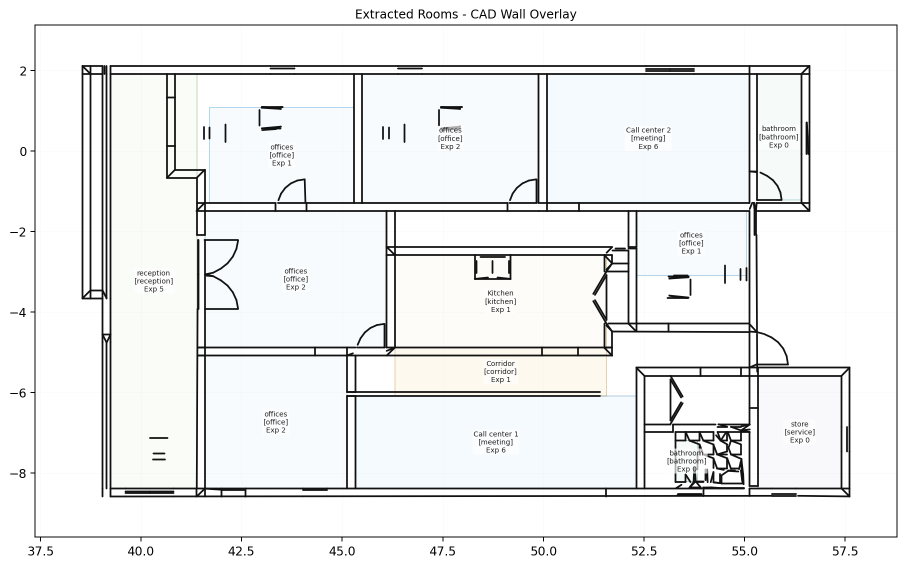
#> input picture data/rendered/cad_extract_rooms.png, 1811 x 1133 px (shown at 1/2 size); its folder holds only this picture in this run
$ python -i image_room_detector.py   (imports and definitions only)
#> lines starting #> are read from the running program, lines starting #| are printed output that depends on the picture; after the words box and inside, x2 and y2 are one past the last pixel; in counts of white or black regions, pixels touching at a corner belong together
from pathlib import Path
from PIL import Image
import cv2
import numpy as np


class ImageRoomDetector:
    def __init__(self):
        self.upload_dir = Path("data/uploads")
        self.detected_dir = Path("data/detected")
        self.detected_dir.mkdir(parents=True, exist_ok=True)

    def detect_rooms_from_image(self, image_path: str):
        image_path = Path(image_path)
        if not image_path.exists():
            raise ValueError("Image file not found")

        image = cv2.imread(str(image_path))
#> image is the input picture: shape (1133, 1811, 3); mean B, G, R 238.1, 238, 236.9
        if image is None:
            raise ValueError("Failed to read image")

        original = image.copy()
        gray = cv2.cvtColor(image, cv2.COLOR_BGR2GRAY)

        gray = cv2.GaussianBlur(gray, (5, 5), 0)

        _, thresh = cv2.threshold(gray, 200, 255, cv2.THRESH_BINARY_INV)
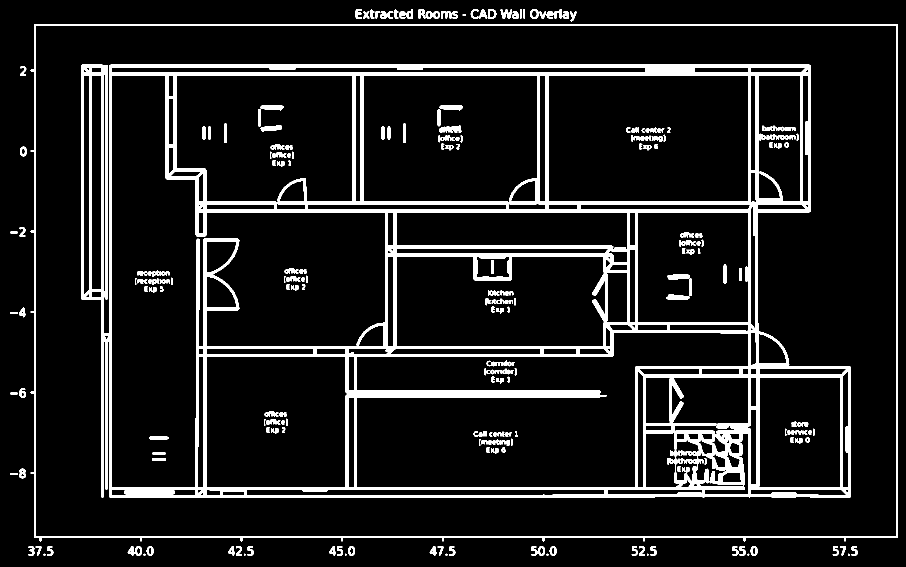
#> thresh: shape (1133, 1811) (shown at 1/2 size); 10.6% white; 216 white regions (9 under 20 px), largest, box (x1, y1, x2, y2) and area: (162, 129, 1702, 996) 170239, (61, 48, 1796, 1083) 22370, (875, 211, 926, 253) 574

        kernel = np.ones((3, 3), np.uint8)
        morph = cv2.morphologyEx(thresh, cv2.MORPH_CLOSE, kernel, iterations=2)
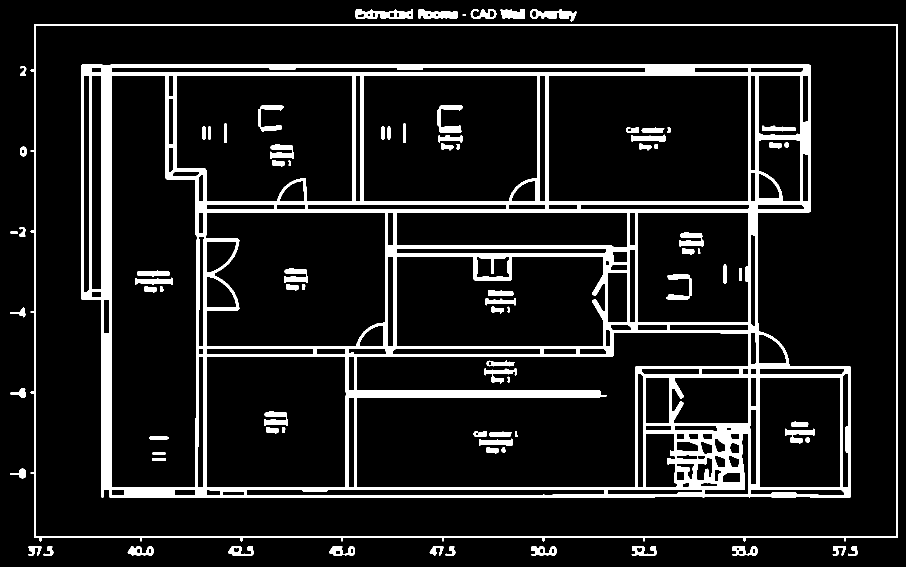
#> morph: shape (1133, 1811) (shown at 1/2 size); 11.3% white; 85 white regions

        contours, _ = cv2.findContours(morph, cv2.RETR_EXTERNAL, cv2.CHAIN_APPROX_SIMPLE)
#> contours = 26 contours, 1 with area under 20; largest, box (x1, y1, x2, y2) and area: (61, 48, 1796, 1083) 1773942, (711, 18, 826, 38) 1572, (1060, 18, 1153, 43) 1090, (837, 18, 916, 38) 1004, (1001, 18, 1050, 38) 692

        candidates = []
        annotated = original.copy()

        image_h, image_w = gray.shape
#> image_h = 1133; image_w = 1811
        min_area = max(1500, int((image_w * image_h) * 0.002))
#> min_area = 4103

        room_id = 1

        for contour in contours:
            area = cv2.contourArea(contour)
            if area < min_area:
                continue

            x, y, w, h = cv2.boundingRect(contour)

            if w < 40 or h < 40:
                continue

            aspect_ratio = w / float(h)
            if aspect_ratio < 0.25 or aspect_ratio > 6:
                continue

            extent = area / float(w * h)
            if extent < 0.45:
                continue

            room = {
                "id": room_id,
                "name": f"Detected-Room-{room_id}",
                "x": int(x),
                "y": int(y),
                "width": int(w),
                "height": int(h),
                "zone": "staff"
            }
            candidates.append(room)

            cv2.rectangle(annotated, (x, y), (x + w, y + h), (0, 255, 0), 2)
            cv2.putText(
                annotated,
                f"Room-{room_id}",
                (x + 5, y + 20),
                cv2.FONT_HERSHEY_SIMPLEX,
                0.55,
                (0, 255, 0),
                2
            )

            room_id += 1
#> this loop made 26 passes
#> area on passes 1 to 12: 156.5, 220, 610, 546, 596, 156.5, 224.5, 617.5, 553.5, 599, 156.5, 234
#> (area, x, y, w, h, aspect_ratio, extent, room_id) on pass 20: (1773942, 61, 48, 1735, 1035, 1.68, 0.988, 2)
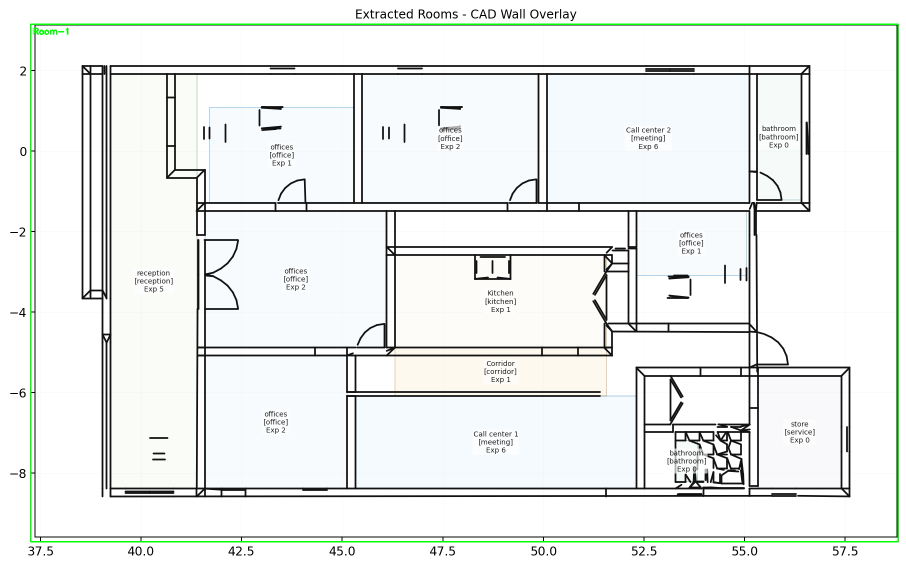
#> annotated: shape (1133, 1811, 3) (shown at 1/2 size); 0.83% of pixels changed, all inside (x1, y1, x2, y2) = (60, 47, 1798, 1085)
#> after the loop, candidates = 1 item; room_id = 2

        annotated_name = f"{image_path.stem}_detected.png"
        annotated_path = self.detected_dir / annotated_name
        cv2.imwrite(str(annotated_path), annotated)

        return {
            "source_image": str(image_path).replace("\\", "/"),
            "annotated_image": str(annotated_path).replace("\\", "/"),
            "room_count": len(candidates),
            "rooms": candidates
        }

    def get_latest_detected_image(self):
        files = sorted(
            list(self.detected_dir.glob("*.png")),
            key=lambda p: p.stat().st_mtime,
            reverse=True
        )

        if not files:
            return None

        latest = files[0]
        img = Image.open(latest)
        width, height = img.size

        return {
            "file_name": latest.name,
            "file_path": str(latest).replace("\\", "/"),
            "width": width,
            "height": height
        }

>>> result = ImageRoomDetector().detect_rooms_from_image('../../data/rendered/cad_extract_rooms.png')
#> result = 4 items

$ run again, on data/rendered/cad_heatmap.png
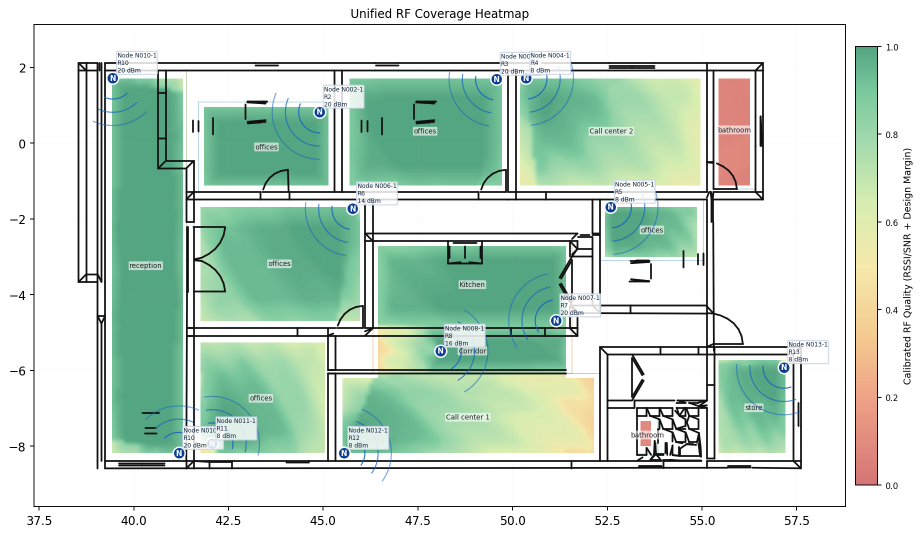
#> input picture data/rendered/cad_heatmap.png, 1843 x 1071 px (shown at 1/2 size)
#> in detect_rooms_from_image, image is the input picture: shape (1071, 1843, 3); mean B, G, R 204.9, 217.8, 198
#> in detect_rooms_from_image, `_, thresh = cv2.threshold(gray, 200, 255, cv2.THRESH_BINARY_INV)`:
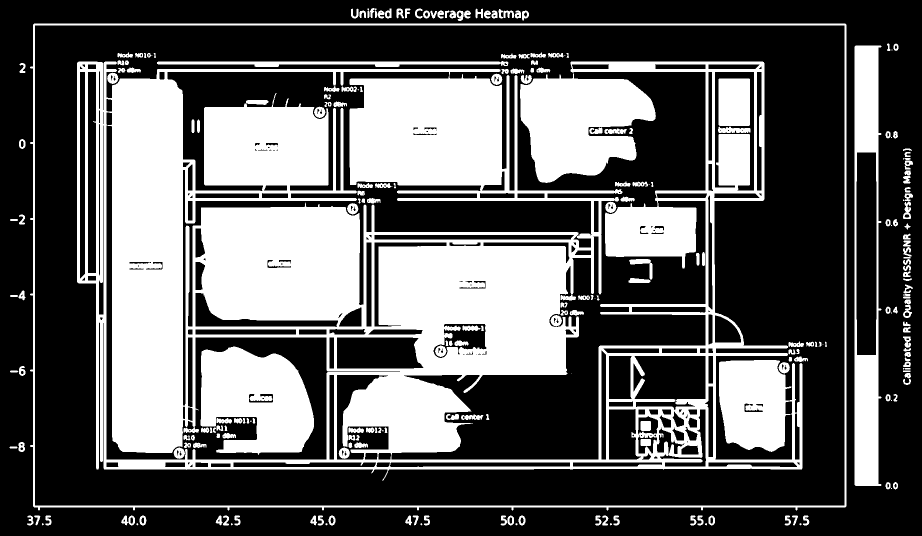
#> thresh: shape (1071, 1843) (shown at 1/2 size); 37.1% white; 240 white regions (23 under 20 px), largest, box (x1, y1, x2, y2) and area: (154, 123, 1605, 962) 607016, (401, 693, 628, 910) 35628, (1709, 91, 1763, 972) 26472
#> morph: shape (1071, 1843); 38.1% white; 54 white regions (1 under 20 px)
#> contours = 39 contours; largest, box (x1, y1, x2, y2) and area: (60, 47, 1693, 1021) 1572604, (1709, 91, 1763, 972) 41463, (951, 17, 1058, 41) 1320, (830, 17, 942, 42) 1259, (1806, 467, 1824, 562) 1202
#> the loop in detect_rooms_from_image, `for contour in contours:` made 39 passes
#> area on passes 1 to 8: 154.5, 221, 586.5, 532.5, 591, 152, 224.5, 610
#> after the loop in detect_rooms_from_image, `for contour in contours:`:
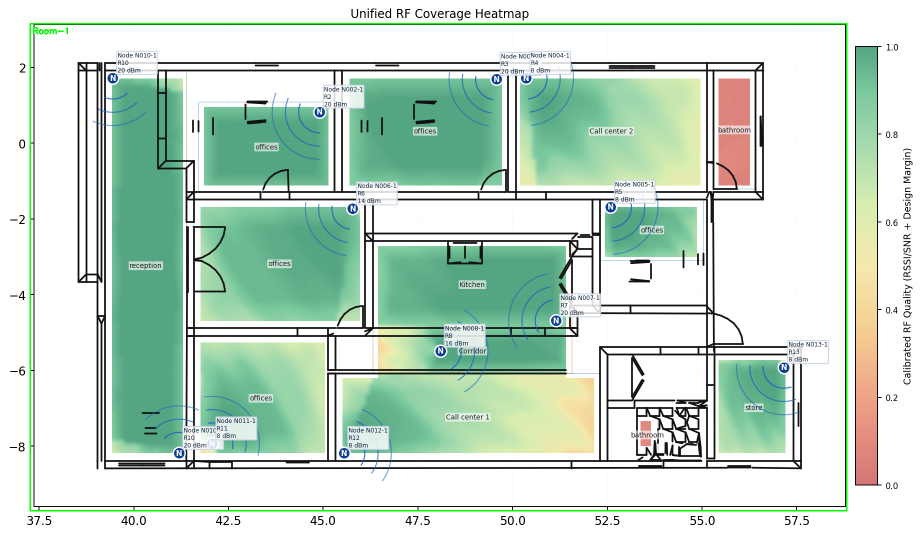
#> annotated: shape (1071, 1843, 3) (shown at 1/2 size); 0.81% of pixels changed, all inside (x1, y1, x2, y2) = (59, 46, 1695, 1023)
#> after the loop in detect_rooms_from_image, `for contour in contours:`: candidates = 1 item; room_id = 2
#> result = 4 items
